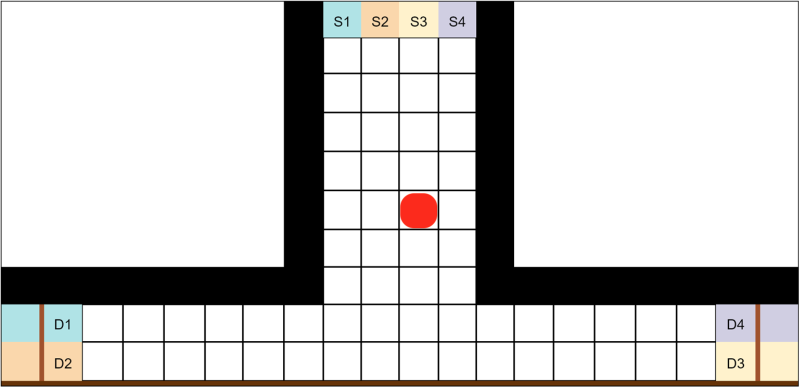
#> input picture sample1.png, 1598 x 776 px (shown at 1/2 size)
$ python rect-detection.py
#> lines starting #> are read from the running program, lines starting #| are printed output that depends on the picture; after the words box and inside, x2 and y2 are one past the last pixel; in counts of white or black regions, pixels touching at a corner belong together
import cv2
import numpy as np
import matplotlib.pyplot as plt

image = cv2.imread("sample1.png")
#> image is the input picture: shape (776, 1598, 3); mean B, G, R 203.7, 205.1, 206.7
gray = cv2.cvtColor(image, cv2.COLOR_BGR2GRAY)
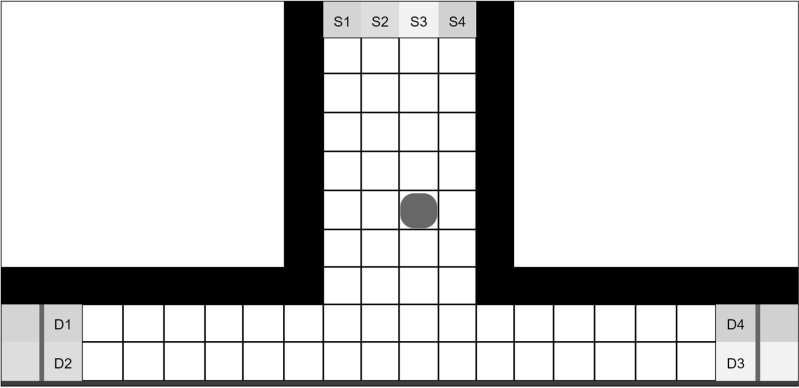
#> gray: shape (776, 1598) (shown at 1/2 size); min 0, max 255, mean 205.4
edged = cv2.Canny(gray, 0, 30)
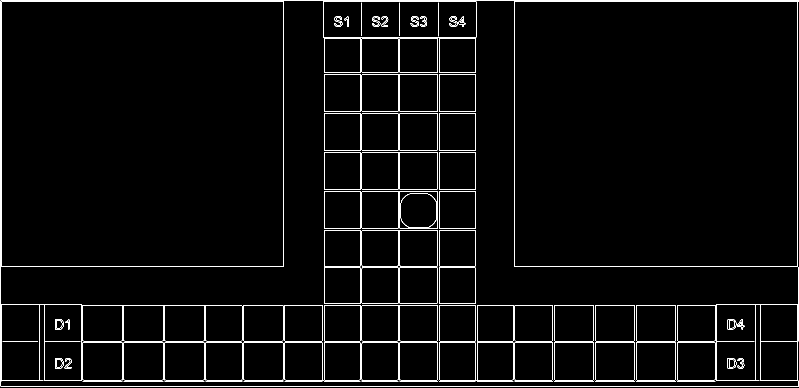
#> edged: shape (776, 1598) (shown at 1/2 size); 2.6% white in thin lines or dots
contours, hierarchy = cv2.findContours(edged,cv2.RETR_EXTERNAL, cv2.CHAIN_APPROX_NONE)
#> contours = 76 contours, 15 with area under 20; largest, box (x1, y1, x2, y2) and area: (1028, 3, 1598, 762) 323918, (3, 3, 568, 534) 298920, (646, 3, 953, 146) 31662, (3, 608, 164, 763) 22950, (878, 685, 1027, 763) 10797
print("Number of Contours found = " + str(len(contours)))
#| Number of Contours found = 76

cv2.imshow("edges",cv2.resize(edged,(500,500)))
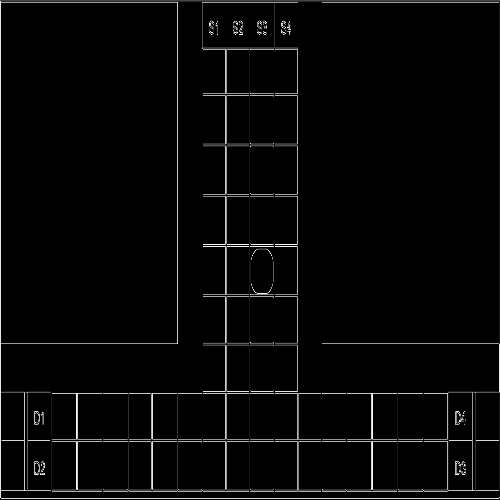
#> window 'edges': shape (500, 500); min 0, max 255, mean 6.6
cv2.waitKey(0)
xc=0
for i in contours:
            (x, y, w, h) = cv2.boundingRect(i)
            try:
                if cv2.contourArea(i)<8000:
                    # print("rectangle")
                    cv2.putText(image, 'Building', (x,y), cv2.FONT_HERSHEY_SIMPLEX,1, (0,0,255), 1, cv2.LINE_AA)
                    cv2.drawContours(image, i, -1, (0, 255, 0), 3)
                    print([x,y,w,h])
            except:
                continue
#> this loop made 76 passes
#> (x, y, w, h) on passes 1 to 12: (247, 762, 80, 1), (1512, 761, 7, 1), (1353, 761, 78, 2), (1271, 761, 81, 2), (1189, 761, 81, 2), (1107, 761, 81, 2), (1028, 761, 78, 2), (798, 761, 79, 2), (722, 761, 75, 2), (487, 761, 81, 2), (410, 761, 76, 2), (328, 761, 81, 2)
#| [247, 762, 80, 1]
#| [1512, 761, 7, 1]
#| [1353, 761, 78, 2]
#| [1271, 761, 81, 2]
#| [1189, 761, 81, 2]
#| [1107, 761, 81, 2]
#| [1028, 761, 78, 2]
#| [798, 761, 79, 2]
#> (further printed lines are left out)
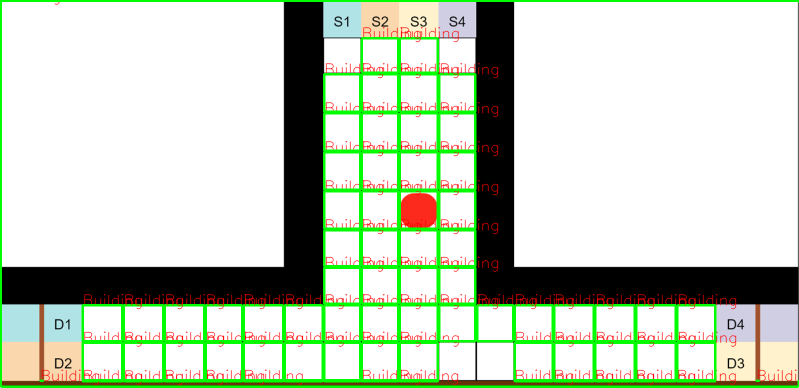
#> image: shape (776, 1598, 3) (shown at 1/2 size); 10.48% of pixels changed, all inside (x1, y1, x2, y2) = (0, 0, 1598, 776)
plt.imshow(image)
plt.show()
print("total rectangle",xc)
cv2.imshow('Contours', cv2.resize(image,(500,500)))
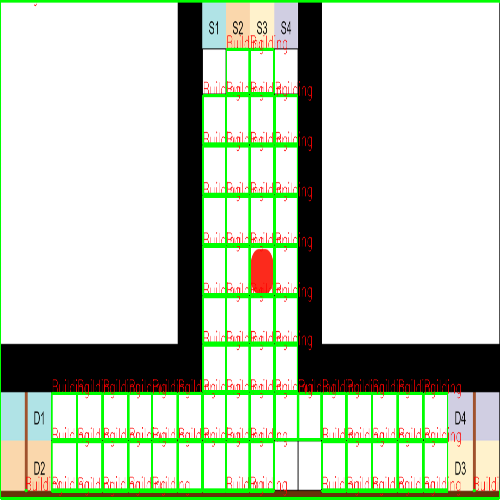
#> window 'Contours': shape (500, 500, 3); mean B, G, R 190.2, 209.6, 197
cv2.waitKey(0)
cv2.destroyAllWindows()
